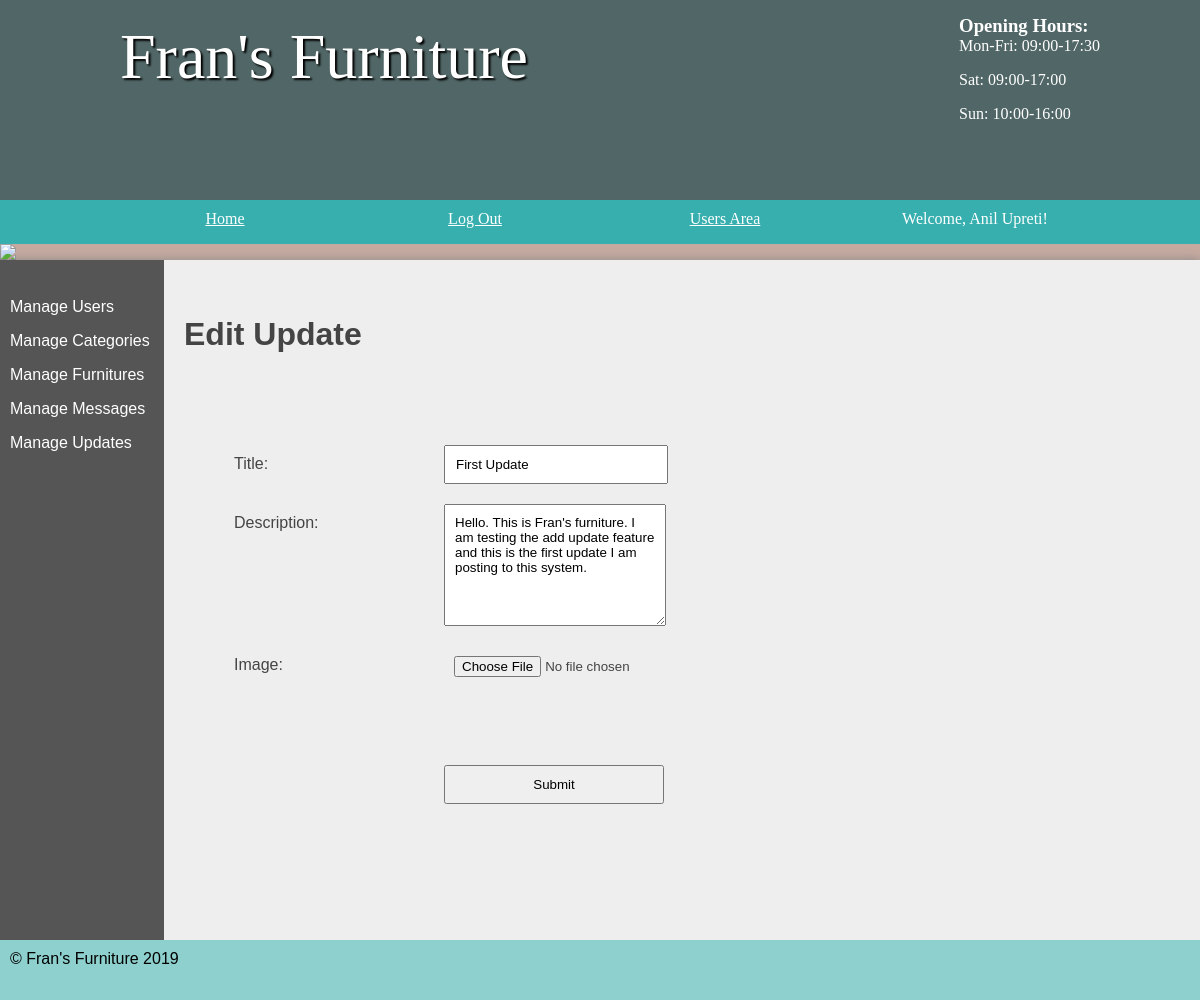
Page /Assignment/public/AdminManageUpdates/edit/7 (signed in) on the committed database.
### tables this page shows
CREATE TABLE `users` (
  `user_id` int(5) NOT NULL,
  `type` varchar(255) NOT NULL,
  `name` varchar(255) NOT NULL,
  `username` varchar(255) NOT NULL,
  `password` varchar(255) NOT NULL
);

CREATE TABLE `updates` (
  `update_id` int(5) NOT NULL,
  `date_posted` datetime NOT NULL,
  `title` varchar(255) NOT NULL,
  `description` text NOT NULL,
  `image` varchar(255) NOT NULL
);

### Assignment/functions/functions.php (called while the page is built, shortened)
<?php
  function loadTemplate($fileName, $templateVars) {
    extract($templateVars);
    require $fileName;
    $contents = ob_get_clean();
    return $contents;
  }
?>

### Assignment/controllers/AdminManageUpdates/edit.php (called while the page is built, shortened)
<?php
  $updateClass = new DatabaseTable('updates');
  $updateMessage = "<br>";
  $update = $updateClass->find('update_id', $upId);
  $update = $update->fetch();
  $edit = true;
  $fileName = '../views/admins/adminmanageupdates/addUpdate.php';
  $content = loadTemplate($fileName,
              [
                'type'=>'Edit',
                'edit'=>$edit,
                'update'=>$update,
                'id'=>$upId,
                'updateMessage'=>$updateMessage
              ]);
  require_once 'loadview.php';
?>

### Assignment/controllers/AdminManageUpdates.php (called while the page is built, shortened)
<?php
class AdminManageUpdates extends Controller{
  public function edit($upId = []){
    require_once '../controllers/AdminManageUpdates/edit.php';
  }
}
?>

### Assignment/core/App.php (called while the page is built, shortened)
<?php
  class App{
    private $method = 'index';
    public function __construct(){
      $link = $this->getProperUrl();
      if(file_exists('../controllers/'. $link[0] .'.php')){
        unset($link[0]);
      }
      $this->controller = new $this->controller;
      if(isset($link[1])){
        if(method_exists($this->controller, $link[1])){
          $this->method = $link[1];
          unset($link[1]);
        }
        else{
          header("Location: ../NotFound");
        }
      }
      $this->parameterArray = $link ? array_values($link) : [];
      call_user_func_array([$this->controller, $this->method], $this->parameterArray);
    }
    public function getProperUrl(){
      if(isset($_GET['url'])){
        $separatedLink = explode('/', filter_var(rtrim($_GET['url'] , '/'), FILTER_SANITIZE_URL));
        return $separatedLink;
      }
    }
  }
 ?>

### Assignment/public/index.php (called while the page is built, shortened)
<?php
  require_once '../dbconnect/dbconnect.php';
  require_once '../models/databasetable.php';
  require_once '../functions/functions.php';
  require_once '../functions/otherDatabaseFunctions.php';
  $application = new App;
?>

### Assignment/models/databasetable.php (called while the page is built, shortened)
<?php
class DatabaseTable{
	public $table;
	function __construct($table){
		$this->table = $table;
	}
	function find($field, $value) {
	    global $pdo;
	    $stmt = $pdo->prepare('SELECT * FROM '.$this->table.' WHERE '.$field.'=:value');
	    $criteria = [
	            'value' => $value
	    ];
	    $stmt->execute($criteria);
	    return $stmt;
	}
}

### Assignment/controllers/AdminManageUpdates/loadview.php (called while the page is built, shortened)
<?php
  $fileName = '../templates/AdminTemplate.php';
  $contents = [
    'title'=>$title,
    'content'=>$content
  ];
  $this->content = loadTemplate($fileName, $contents);
?>

### Assignment/functions/otherDatabaseFunctions.php (called while the page is built, shortened)
<?php
  function getUserNameById($id){
    $userClass = new DatabaseTable('users');
    $users = $userClass->find('user_id', $id);
    if($users->rowCount()>0)
      return $users->fetch()['name'];
    else
      return "Unknown";
  }
?>

### Assignment/views/admins/adminmanageupdates/addUpdate.php (the view)
<?php
  $action = $type == "Add" ?  "/Assignment/public/AdminManageUpdates/Add" :
            "/Assignment/public/AdminManageUpdates/Edit/".$id;
?>
<br><br>
<h2>
  <?php echo $type.' Update';?>
</h2>
  <form action="<?php echo $action;?>" method="post" style="padding: 40px" enctype="multipart/form-data">
    <label>Title:</label>
    <input type="text" name="update[title]" value = "<?php if($edit) echo $update['title'];?>"/>
    <label> Description:</label>
    <textarea name="update[description]"/><?php if($edit) echo $update['description'];?></textarea>
    <label>Image: </label>
     <input type="file" name="image" id="image">
     <label><font color = "red"><?php echo $updateMessage; ?></font></label>
    <input type="submit" name="submit" value="Submit" />
  </form>

### Assignment/templates/AdminTemplate.php (shortened to what this page needs)
<!DOCTYPE html>
<html>
	<head>
		<link rel="stylesheet" href="/Assignment/public/css/styles.css"/>
	</head>
	<body>
	<header>
		<section>
			<aside>
				<h3>Opening Hours:</h3>
				<p>Mon-Fri: 09:00-17:30</p>
				<p>Sat: 09:00-17:00</p>
				<p>Sun: 10:00-16:00</p>
			</aside>
			<h1>Fran's Furniture</h1>
		</section>
	</header>
	<nav>
		<ul>
			<li><a href="/Assignment/public/Admin">Home</a></li>
			<li><a href="/Assignment/public/Logout">Log Out</a></li>
			<li><a href="/Assignment/public/" target="_blank">Users Area</a></li>
			<li><a>Welcome, <?php echo getUserNameById($_SESSION['loggedin']).'!';?></a></li>
		</ul>
	</nav>
<img src="/Assignment/public/images/randombanner.php"/>
	<main class="admin">
	<section class="left">
		<br>
		<ul>
			<li><a href="/Assignment/public/AdminManageUsers">Manage Users</a></li>
			<li><a href="/Assignment/public/AdminManageCategories">Manage Categories</a></li>
			<li><a href="/Assignment/public/AdminManageFurnitures">Manage Furnitures</a></li>
			<li><a href="/Assignment/public/AdminManageMessages">Manage Messages</a></li>
			<li><a href="/Assignment/public/AdminManageUpdates">Manage Updates</a></li>
		</ul>
	</section>
	<section class="right">
		<?php echo $content;?>
	</section>
	</main>
	<footer>
		&copy; Fran's Furniture <?php echo date("Y");?>
	</footer>
</body>
</html>

### Assignment/public/css/styles.css (style rules this page uses)
* { margin: 0; padding: 0; }
html { font-family: 'Oxygen-Regular', verdana, sans-serif; }
body { background-color: #C6AAA0; }
header { background-color: #516666 ; color: white; height: 200px; }
header aside { float: right; margin-top: 15px; }
header section { width: 1000px; display: block; margin:auto; }
header h1 { float: left; margin-left: 20px; }
nav { width: 100%; background-color: #37AFAF; overflow: auto; }
body > img { width: 100%; display: block; }
nav ul { width: 1000px; margin: auto; display: block; list-style-type: none; }
nav ul li { width: 25%; float: left; overflow: auto; text-align: center; }
nav a { color: white; padding-top: 10px; display: block; }
nav { font-family: 'Oxygen-Regular'; }
header section { display: block; font-family: 'Mr Dafoe', cursive; }
header h1 { font-weight: normal; }
h1 { font-size:4em; color: white; text-align: center; padding-top: 20px; text-shadow: 2px 2px 2px #000; }
main { min-height: 85vh; background-color: #eee; width: 70vw; display: block; margin: auto; box-shadow: 0px 0px 10px #888; color:#444; }
footer { min-height: 5vh; }
main h2 { font-size:2em; }
p, li, h2 { margin-bottom: 1em; }
footer { background-color: #8ED0CD; padding: 10px; color: black; }
form select, form label, form input, form textarea { float: left; width: 200px; padding: 10px; margin-top: 20px; }
form label { clear: left; }
textarea { height: 100px; }
form input[type="text"], form input[type="password"], textarea { color: black; font-family: verdana, sans-serif }
input[type="submit"] { clear: both; margin-left: 220px; width: 220px; }
.left ul { list-style-type: none }
section a { color: #444; }
.admin { width: 100%; }
.stock, .admin { display: table; }
.stock > ul, .admin .left { width: 12vw; list-style-type: none; display: table-cell; padding: 10px; background-color: #555; margin: 0; }
.stock .products, .admin .right { display: table-cell; padding: 20px; }
.stock > ul a, .admin .left a { color: white; text-decoration: none; }
.right { padding: 20px; }

### rows in the picture
users: name "Anil Upreti"
updates: title "First Update", description "Hello. This is Fran's furniture. I am testing the add update feature and this is the first update I am posting to this system."

### other values in the picture
$type "Edit"
